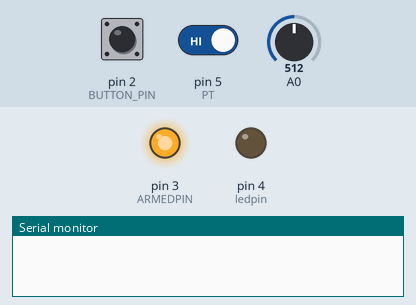
This sketch was run on a simulated Arduino Uno, built with avr-gcc and run on an emulated ATmega328P. Shown: output pins drawn as LEDs (lit = HIGH), the last lines printed to the serial monitor. Inputs (shaded band) come from the test bench; at power-on: pin 2 (BUTTON_PIN) HIGH, pin 5 (PT) HIGH, A0 = 512.

Above: at 3.8 s.
3.9 s: pin 2 (BUTTON_PIN) pulled LOW for 3.2 s
At 4.3 s:
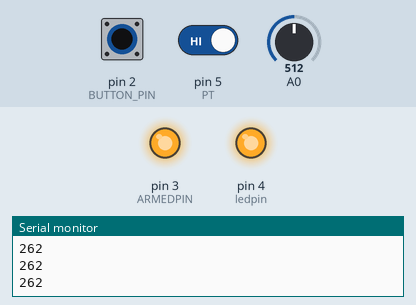
10.1 s: pin 2 (BUTTON_PIN) pulled LOW for 0.15 s
At 11.4 s:
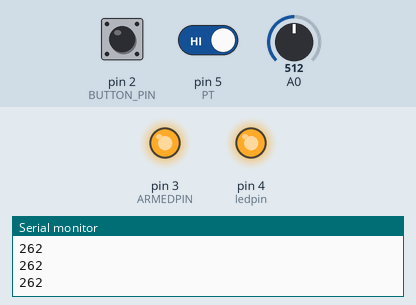
13.2 s: pin 2 (BUTTON_PIN) pulled LOW for 1 s
At 16.8 s:
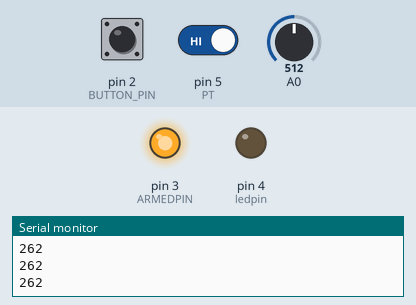
17.2 s: pin 2 (BUTTON_PIN) driven LOW and pin 5 (PT) driven LOW
At 21.0 s:
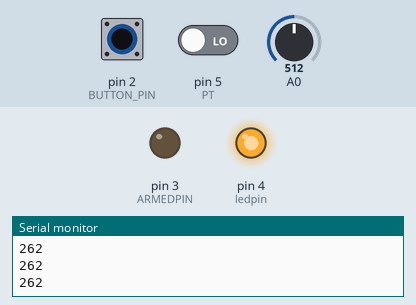
Timing chart, 0 to 22.5 s (numbered marks = the images above; inputs shaded):
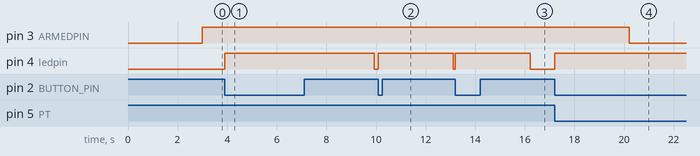

The sketch:

program.ino
```cpp
  #include <SoftwareSerial.h>
  SoftwareSerial BTSerial(10, 11); // RX | TX
  // Pins
  const int BUTTON_PIN = 2;
  const int ledpin = 4;
  const int PT = 5;
  const int ARMEDPIN = 3;

  // Time related variables
  unsigned long StartTime;
  unsigned long OnTime = 3000;
  const int WarmUpTime = 3000;

  // Math variables
  int total = 0;
  int reps=0;

  //Bools for wamup and bt comunicaton
  bool istrue = false;
  bool WarmUp = true;

  void setup()
  {
    // Setup serial and Bt serial
    Serial.begin(9600);
    //Serial.println("Enter AT commands:");
    BTSerial.begin(9600);       // HC-05 default speed in AT command more

    // Pin modes
    pinMode(BUTTON_PIN, INPUT_PULLUP);

    pinMode(PT,INPUT);
    pinMode(ledpin,OUTPUT);
    pinMode(ARMEDPIN,OUTPUT);
    pinMode(A0,INPUT);

  }

  void loop()
  {
  int buttonState = digitalRead(PT);

    // Warmup for Ethanol sensor
   if(WarmUp && buttonState == 1){
      delay(WarmUpTime);
      digitalWrite(ARMEDPIN,HIGH);
      WarmUp = false;
      }
    if(buttonState == 0){
       WarmUp = true;
       digitalWrite(ARMEDPIN,LOW);
      }

    // Comunication between BT and Arduino
    if (BTSerial.available()) {   // read from HC-05 and send to Arduino Serial Monitor
      Serial.write(BTSerial.read());
    }

    if (Serial.available()) {    // Keep reading from Arduino Serial Monitor and send to HC-05
      BTSerial.write(Serial.read());
    }

    // read the state of the switch/button:
    buttonState = digitalRead(BUTTON_PIN);

    // Runs Lys func to take sensor reading
    if(buttonState == 0){
      Lys ();
      }
      // sends data to bt moduel
        if(istrue){
          // Calculates promille
          BTSerial.println(total);
          istrue = false;
      }
  }
  void Lys(){
          // ligth on lamp
          digitalWrite(ledpin, HIGH);
          // reset variables
          StartTime = millis();
          reps = 0;
          total=0;
          // Takes 30 test cases
          while(StartTime+OnTime >= millis()){
            total += map(analogRead(A0),0,1023,25,500);
            reps++;
            Serial.println(map(analogRead(A0),0,1023,25,500) );
            delay(100);
          }
          // Prints output


          // Calculates average
          total = total/reps;
          // Prints Average, turn of led and sets bool to true
          Serial.println(total);
          digitalWrite(ledpin, LOW);
          istrue = true;


    }
```

Measured:
- after the input at 3.9 s, pin 4 (ledpin): LOW → HIGH at once, → LOW 6.0 s later
- after the input at 10.1 s, pin 4 (ledpin): LOW → HIGH at once, → LOW 3.0 s later
- after the input at 13.2 s, pin 4 (ledpin): LOW → HIGH at once, → LOW 3.0 s later
- after the input at 17.2 s, pin 3 (ARMEDPIN): HIGH → LOW after 3.0 s; pin 4 (ledpin): LOW → HIGH at once
